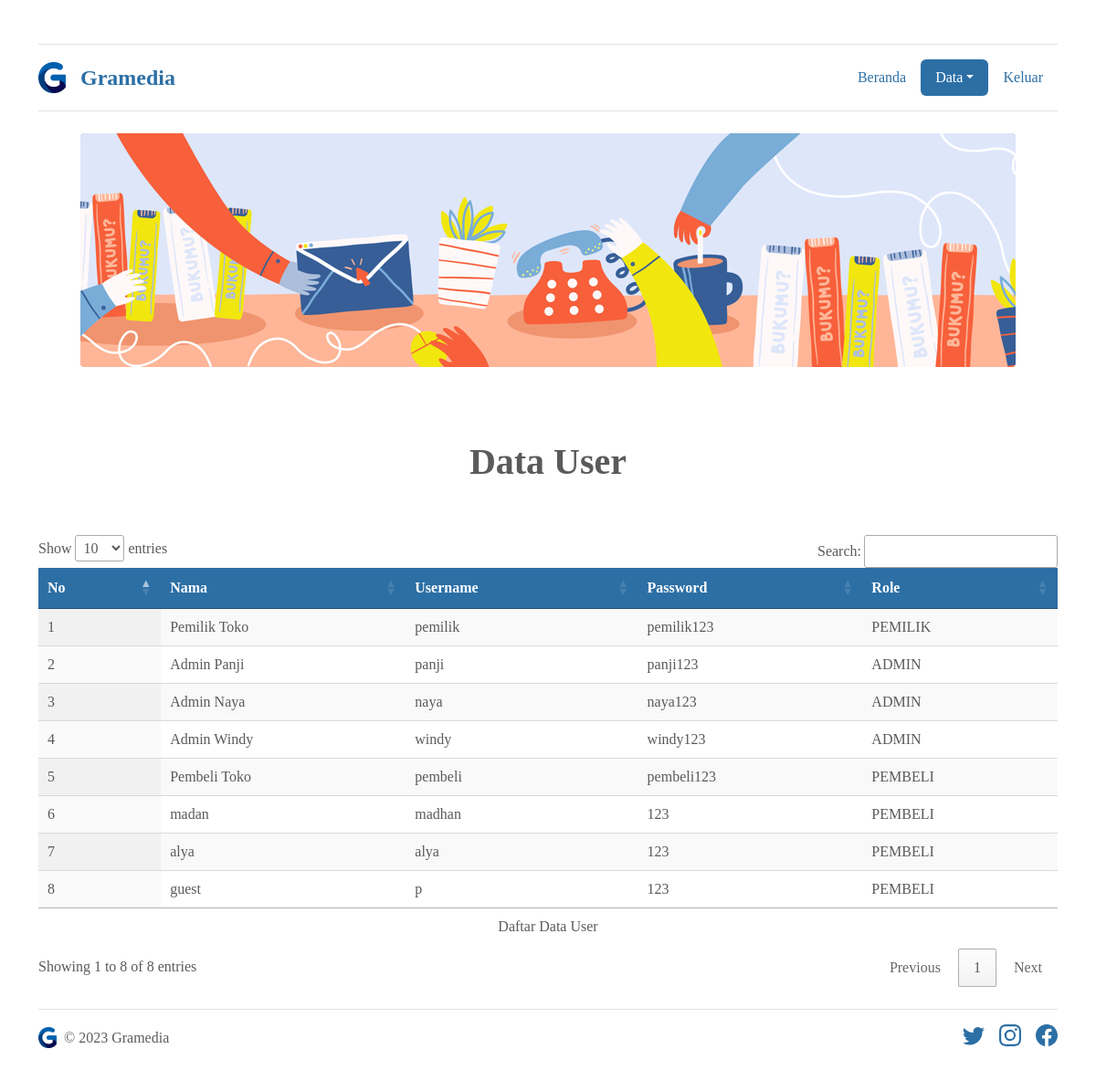
Page /pemilik/user.php (signed in) on the committed database.
### tables this page shows
CREATE TABLE `user` (
  `id_user` int(100) NOT NULL,
  `nama` varchar(50) NOT NULL,
  `username` varchar(30) NOT NULL,
  `password` varchar(15) NOT NULL,
  `role` enum('PEMILIK','ADMIN','PEMBELI') NOT NULL
);

### pemilik/user.php (the view, shortened to what this page needs)
<?php
require "koneksi.php";
$query = "SELECT * FROM user";
$result = mysqli_query($koneksi, $query);
?>
<!DOCTYPE html>
<head>
    <link href="https://cdn.datatables.net/1.13.4/css/jquery.dataTables.min.css" rel="stylesheet">
    <link href="https://cdn.jsdelivr.net/npm/bootstrap@5.3.0-alpha1/dist/css/bootstrap.min.css" rel="stylesheet">
    <link href="../assets/dist/css/bootstrap.min.css" rel="stylesheet">
    <link href="../style.css" rel="stylesheet">
</head>
<body>
    <div class="container">
        <header class="d-flex flex-wrap justify-content-center py-3 mb-4 border-bottom border-top">
        <a href="beranda.php" class="d-flex align-items-center mb-3 mb-md-0 me-md-auto fw-semibold text-gramedia text-decoration-none bg-gramedia">
            <img src="../img/logo_gramedia.png" width="30px">
            <span class="fs-4 ms-3">Gramedia</span>
        </a>
        <ul class="nav nav-pills">
        <li class="nav-item"><a href="beranda.php" class="nav-link text-gramedia" aria-current="page">Beranda</a></li>
            <li class="nav-item dropdown">
            <a class="nav-link dropdown-toggle active" data-bs-toggle="dropdown" aria-expanded="false">Data</a>
            </li>
            <li class="nav-item"><a href="../logout.php" class="nav-link text-gramedia">Keluar</a></li>
        </ul>
        </header>
    </div>
    <div class="container text-center">
        <img src="../img/bg1.png"></img>
        <div class="row py-2">
            <div class="col-lg-10 mx-auto"><br><br><br>
                <h1 class="fw-semibold">Data User</h1><br>
            </div>
        </div>
    </div>
    <div class="container-sm">
        <table id="example" class="display" style="width:100%">
            <caption class="text-center">Daftar Data User</caption>
            <thead class="text-center active">
                <tr>
                    <th>No</th>
                    <th>Nama</th>
                    <th>Username</th>
                    <th>Password</th>
                    <th>Role</th>
                </tr>
            </thead>
            <tbody class="table-group-divider">
                <?php
                $i = 1;
                while($row = mysqli_fetch_assoc($result)) { ?>
                <tr>
                    <td><?php echo $i ?></td>
                    <td><?php echo $row["nama"] ?></td>
                    <td><?php echo $row["username"] ?></td>
                    <td><?php echo $row["password"] ?></td>
                    <td><?php echo $row["role"] ?></td>
                </tr>
                <?php $i++ ?>
                <?php } ?>
            </tbody>
        </table>
    </div>
    <div class="container">
        <footer class="d-flex flex-wrap justify-content-between align-items-center py-3 my-4 border-top">
        <div class="col-md-4 d-flex align-items-center">
            <a href="../beranda.php" class="mb-3 me-2 mb-md-0 text-muted text-decoration-none lh-1">
            <img src="../../img/logo_gramedia.png" width="20px">
            </a>
            <span class="mb-3 mb-md-0 text-muted">&copy; 2023 Gramedia</span>
        </div>
        <ul class="nav col-md-4 justify-content-end list-unstyled d-flex">
            <li class="ms-3"><a class="text-muted" href="#"><svg class="bi" width="24" height="24"><use xlink:href="#twitter"/></svg></a></li>
            <li class="ms-3"><a class="text-muted" href="#"><svg class="bi" width="24" height="24"><use xlink:href="#instagram"/></svg></a></li>
            <li class="ms-3"><a class="text-muted" href="#"><svg class="bi" width="24" height="24"><use xlink:href="#facebook"/></svg></a></li>
        </ul>
        </footer>
    </div>
</body>
</html>

### style.css (style rules this page uses)
* { font-family: Tahoma; }
body { padding-top: 3rem; padding-bottom: 3rem; color: #5a5a5a; }

### pemilik/user.php (style rules this page uses)
.bi { vertical-align: -.125em; fill: #2c6fa5; }
.bg-gramedia { color: #2c6fa5; }
.text-gramedia { color: #2c6fa5; }
.active { background-color: #2c6fa5 !important; color: #ffff !important; }

### rows in the picture
user: nama "Pemilik Toko", username "pemilik", password "pemilik123", role "PEMILIK"
user: nama "Admin Panji", username "panji", password "panji123", role "ADMIN"
user: nama "Admin Naya", username "naya", password "naya123", role "ADMIN"
user: nama "Admin Windy", username "windy", password "windy123", role "ADMIN"
user: nama "Pembeli Toko", username "pembeli", password "pembeli123", role "PEMBELI"
user: nama "madan", username "madhan", password "123", role "PEMBELI"
user: nama "alya", username "alya", password "123", role "PEMBELI"
user: nama "guest", username "p", password "123", role "PEMBELI"
